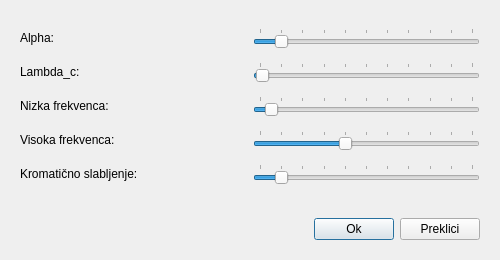
<?xml version="1.0" encoding="UTF-8"?>
<ui version="4.0">
 <class>MagnifyDialog</class>
 <widget class="QDialog" name="MagnifyDialog">
  <property name="geometry">
   <rect>
    <x>0</x>
    <y>0</y>
    <width>500</width>
    <height>260</height>
   </rect>
  </property>
  <property name="windowTitle">
   <string>Eulerian Motion Magnification</string>
  </property>
  <layout class="QGridLayout" name="gridLayout">
   <item row="0" column="0">
    <layout class="QVBoxLayout" name="verticalLayout">
     <item>
      <widget class="QWidget" name="widget" native="true">
       <layout class="QVBoxLayout" name="verticalLayout_2">
        <item>
         <layout class="QHBoxLayout" name="horizontalLayout">
          <item>
           <widget class="QLabel" name="alphaLabel">
            <property name="text">
             <string>Alpha: </string>
            </property>
           </widget>
          </item>
          <item>
           <widget class="QSlider" name="alphaSlider">
            <property name="sizePolicy">
             <sizepolicy hsizetype="Preferred" vsizetype="Fixed">
              <horstretch>0</horstretch>
              <verstretch>0</verstretch>
             </sizepolicy>
            </property>
            <property name="maximum">
             <number>100</number>
            </property>
            <property name="singleStep">
             <number>10</number>
            </property>
            <property name="pageStep">
             <number>10</number>
            </property>
            <property name="value">
             <number>10</number>
            </property>
            <property name="orientation">
             <enum>Qt::Horizontal</enum>
            </property>
            <property name="tickPosition">
             <enum>QSlider::TicksAbove</enum>
            </property>
           </widget>
          </item>
         </layout>
        </item>
        <item>
         <layout class="QHBoxLayout" name="horizontalLayout_2">
          <item>
           <widget class="QLabel" name="lambdaLabel">
            <property name="text">
             <string>Lambda_c: </string>
            </property>
           </widget>
          </item>
          <item>
           <widget class="QSlider" name="lambdaSlider">
            <property name="sizePolicy">
             <sizepolicy hsizetype="Preferred" vsizetype="Fixed">
              <horstretch>0</horstretch>
              <verstretch>0</verstretch>
             </sizepolicy>
            </property>
            <property name="maximum">
             <number>1000</number>
            </property>
            <property name="singleStep">
             <number>10</number>
            </property>
            <property name="pageStep">
             <number>100</number>
            </property>
            <property name="value">
             <number>10</number>
            </property>
            <property name="orientation">
             <enum>Qt::Horizontal</enum>
            </property>
            <property name="tickPosition">
             <enum>QSlider::TicksAbove</enum>
            </property>
           </widget>
          </item>
         </layout>
        </item>
        <item>
         <layout class="QHBoxLayout" name="horizontalLayout_4">
          <item>
           <widget class="QLabel" name="flLabel">
            <property name="sizePolicy">
             <sizepolicy hsizetype="Preferred" vsizetype="Fixed">
              <horstretch>0</horstretch>
              <verstretch>0</verstretch>
             </sizepolicy>
            </property>
            <property name="text">
             <string>Nizka frekvenca: </string>
            </property>
            <property name="alignment">
             <set>Qt::AlignLeading|Qt::AlignLeft|Qt::AlignVCenter</set>
            </property>
           </widget>
          </item>
          <item>
           <widget class="QSlider" name="flSlider">
            <property name="sizePolicy">
             <sizepolicy hsizetype="Preferred" vsizetype="Fixed">
              <horstretch>0</horstretch>
              <verstretch>0</verstretch>
             </sizepolicy>
            </property>
            <property name="maximum">
             <number>100</number>
            </property>
            <property name="value">
             <number>5</number>
            </property>
            <property name="orientation">
             <enum>Qt::Horizontal</enum>
            </property>
            <property name="tickPosition">
             <enum>QSlider::TicksAbove</enum>
            </property>
           </widget>
          </item>
         </layout>
        </item>
        <item>
         <layout class="QHBoxLayout" name="horizontalLayout_3">
          <item>
           <widget class="QLabel" name="fhLabel">
            <property name="sizePolicy">
             <sizepolicy hsizetype="Preferred" vsizetype="Fixed">
              <horstretch>0</horstretch>
              <verstretch>0</verstretch>
             </sizepolicy>
            </property>
            <property name="text">
             <string>Visoka frekvenca: </string>
            </property>
            <property name="alignment">
             <set>Qt::AlignLeading|Qt::AlignLeft|Qt::AlignVCenter</set>
            </property>
           </widget>
          </item>
          <item>
           <widget class="QSlider" name="fhSlider">
            <property name="sizePolicy">
             <sizepolicy hsizetype="Preferred" vsizetype="Fixed">
              <horstretch>0</horstretch>
              <verstretch>0</verstretch>
             </sizepolicy>
            </property>
            <property name="maximum">
             <number>100</number>
            </property>
            <property name="pageStep">
             <number>10</number>
            </property>
            <property name="value">
             <number>40</number>
            </property>
            <property name="orientation">
             <enum>Qt::Horizontal</enum>
            </property>
            <property name="tickPosition">
             <enum>QSlider::TicksAbove</enum>
            </property>
           </widget>
          </item>
         </layout>
        </item>
        <item>
         <layout class="QHBoxLayout" name="horizontalLayout_5">
          <item>
           <widget class="QLabel" name="chromLabel">
            <property name="sizePolicy">
             <sizepolicy hsizetype="Preferred" vsizetype="Fixed">
              <horstretch>0</horstretch>
              <verstretch>0</verstretch>
             </sizepolicy>
            </property>
            <property name="text">
             <string>Kromatično slabljenje: </string>
            </property>
            <property name="alignment">
             <set>Qt::AlignLeading|Qt::AlignLeft|Qt::AlignVCenter</set>
            </property>
           </widget>
          </item>
          <item>
           <widget class="QSlider" name="chromSlider">
            <property name="sizePolicy">
             <sizepolicy hsizetype="Preferred" vsizetype="Fixed">
              <horstretch>0</horstretch>
              <verstretch>0</verstretch>
             </sizepolicy>
            </property>
            <property name="maximum">
             <number>10</number>
            </property>
            <property name="pageStep">
             <number>1</number>
            </property>
            <property name="value">
             <number>1</number>
            </property>
            <property name="orientation">
             <enum>Qt::Horizontal</enum>
            </property>
            <property name="tickPosition">
             <enum>QSlider::TicksAbove</enum>
            </property>
           </widget>
          </item>
         </layout>
        </item>
       </layout>
      </widget>
     </item>
    </layout>
   </item>
   <item row="1" column="0">
    <widget class="QWidget" name="buttonWidget" native="true">
     <property name="sizePolicy">
      <sizepolicy hsizetype="Preferred" vsizetype="Fixed">
       <horstretch>0</horstretch>
       <verstretch>0</verstretch>
      </sizepolicy>
     </property>
     <property name="autoFillBackground">
      <bool>false</bool>
     </property>
     <layout class="QHBoxLayout" name="horizontalLayout_8">
      <item>
       <spacer name="horizontalSpacer">
        <property name="orientation">
         <enum>Qt::Horizontal</enum>
        </property>
        <property name="sizeHint" stdset="0">
         <size>
          <width>178</width>
          <height>20</height>
         </size>
        </property>
       </spacer>
      </item>
      <item>
       <widget class="QPushButton" name="okButton">
        <property name="text">
         <string>Ok</string>
        </property>
       </widget>
      </item>
      <item>
       <widget class="QPushButton" name="cancelButton">
        <property name="text">
         <string>Preklici</string>
        </property>
       </widget>
      </item>
     </layout>
    </widget>
   </item>
  </layout>
 </widget>
 <resources/>
 <connections>
  <connection>
   <sender>okButton</sender>
   <signal>clicked()</signal>
   <receiver>MagnifyDialog</receiver>
   <slot>accept()</slot>
   <hints>
    <hint type="sourcelabel">
     <x>361</x>
     <y>226</y>
    </hint>
    <hint type="destinationlabel">
     <x>288</x>
     <y>203</y>
    </hint>
   </hints>
  </connection>
  <connection>
   <sender>cancelButton</sender>
   <signal>clicked()</signal>
   <receiver>MagnifyDialog</receiver>
   <slot>reject()</slot>
   <hints>
    <hint type="sourcelabel">
     <x>463</x>
     <y>225</y>
    </hint>
    <hint type="destinationlabel">
     <x>495</x>
     <y>204</y>
    </hint>
   </hints>
  </connection>
 </connections>
</ui>
